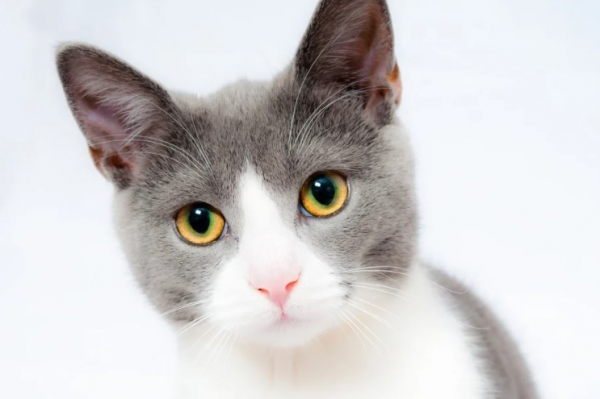
#> input picture 7. 이미지다루기 및 데이터셋 구축/1206/cat.png, 600 x 399 px
$ python 'ex06이미지 회전 및 반전.py'
#> lines starting #> are read from the running program, lines starting #| are printed output that depends on the picture
# rotate(이미지, 각도) : rotate 함수의 첫번째 매개변수에는 회전시킬 이미지를, 두번째 매개변수에는 회전각도를 입력해주면 됩니다

import cv2

# 이미지 경로
image_path = "./cat.png"

# 이미지 읽기
image = cv2.imread(image_path)
#> image is the input picture: shape (399, 600, 3); mean B, G, R 205.8, 205.4, 207.6

img90 = cv2.rotate(image, cv2.ROTATE_90_CLOCKWISE) # 시계방향으로 90도 회전
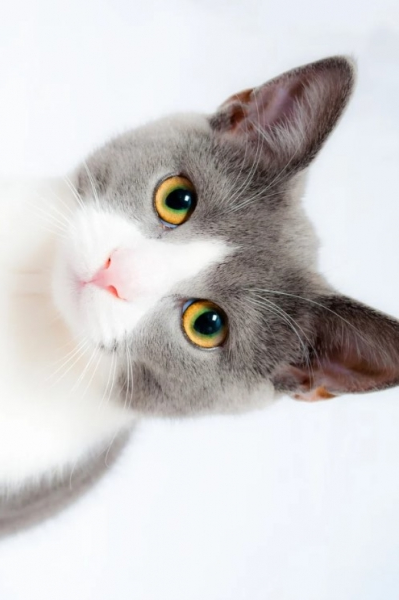
#> img90: shape (600, 399, 3); mean B, G, R 205.8, 205.4, 207.6
img180 = cv2.rotate(image, cv2.ROTATE_180) # 180도 회전
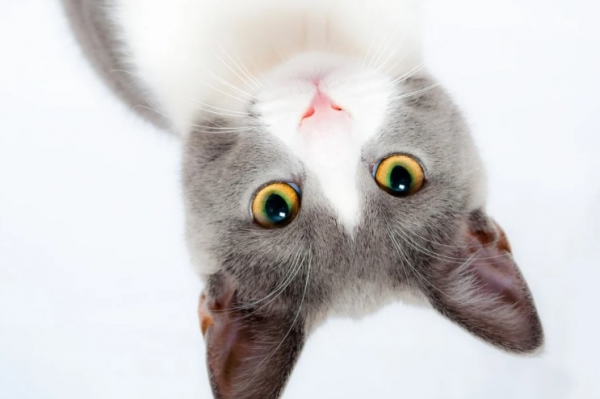
#> img180: shape (399, 600, 3); mean B, G, R 205.8, 205.4, 207.6
img270 = cv2.rotate(image, cv2.ROTATE_90_COUNTERCLOCKWISE) # 반시계방향으로 90도 ( 시계방향으로 270도 )
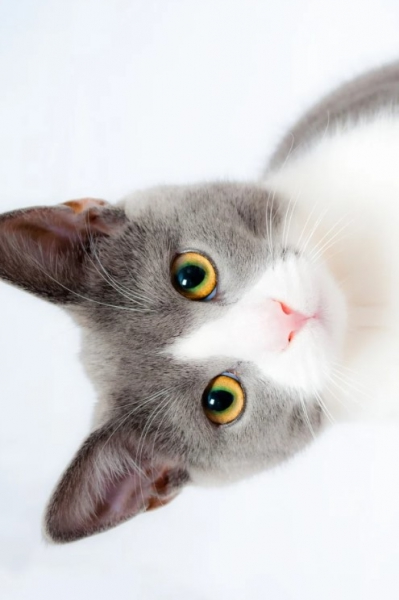
#> img270: shape (600, 399, 3); mean B, G, R 205.8, 205.4, 207.6

# 회전은 크기를 변화시키지는 않습니다.
print(image.shape)
#| (399, 600, 3)
print(img90.shape)
#| (600, 399, 3)

cv2.imshow("original image", image)
cv2.imshow("rotate_90", img90)
cv2.imshow("rotate_180", img180)
cv2.imshow("rotate_270", img270)

cv2.waitKey(0)

# 이미지 좌우 및 상하 반전
# Flip(이미지, key) : key 1은 좌우 0은 상하

dst_temp1 = cv2.flip(image,1)
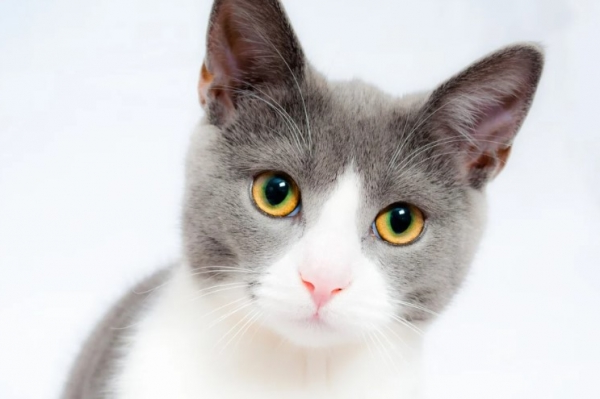
#> dst_temp1: shape (399, 600, 3); mean B, G, R 205.8, 205.4, 207.6
dst_temp2 = cv2.flip(image,0)
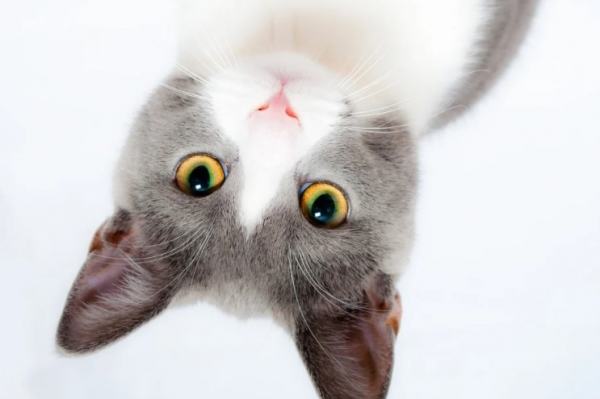
#> dst_temp2: shape (399, 600, 3); mean B, G, R 205.8, 205.4, 207.6

cv2.imshow("reverse left and right image", dst_temp1) # 좌우반전 이미지
cv2.imshow("upside down image", dst_temp2) # 상하반전 이미지
cv2.waitKey(0)

$ run again, with 7. 이미지다루기 및 데이터셋 구축/1206/Billiards.png copied over 7. 이미지다루기 및 데이터셋 구축/1206/cat.png
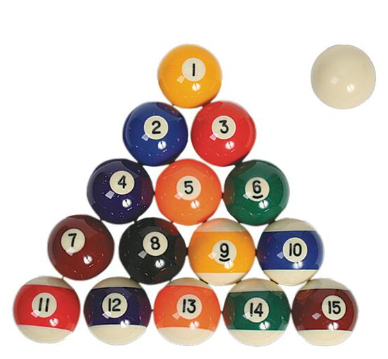
#> input picture 7. 이미지다루기 및 데이터셋 구축/1206/Billiards.png, 388 x 359 px
#> image is the input picture: shape (359, 388, 3); mean B, G, R 189.1, 196.9, 211.3
#> `img270 = cv2.rotate(image, cv2.ROTATE_90_COUNTERCLOCKWISE)`:
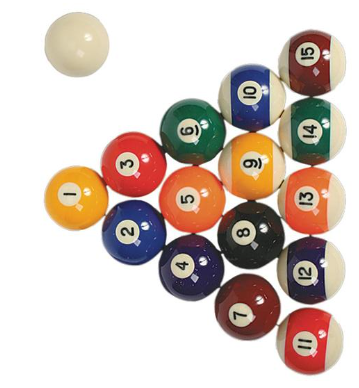
#> img270: shape (388, 359, 3); mean B, G, R 189.1, 196.9, 211.3
#| (359, 388, 3)
#| (388, 359, 3)
#> `dst_temp2 = cv2.flip(image,0)`:
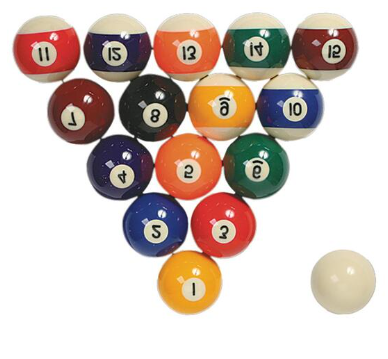
#> dst_temp2: shape (359, 388, 3); mean B, G, R 189.1, 196.9, 211.3
